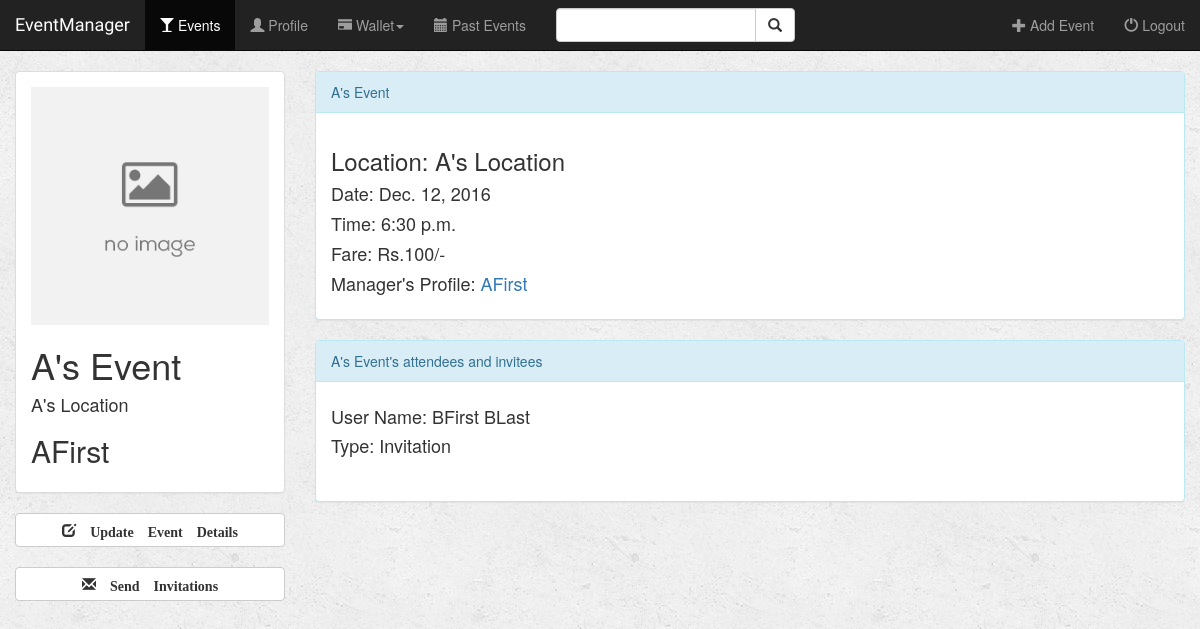
The app's page /event/15/ (signed in), older data.
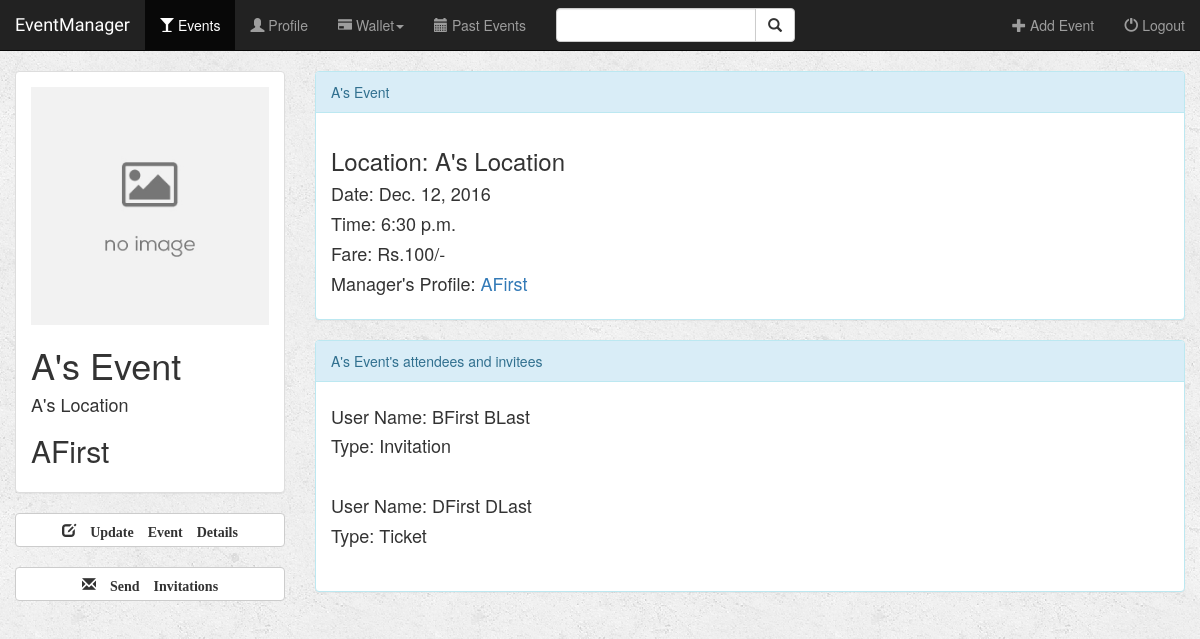
The same page, newer data.
### event/models.py (models this page shows, shortened)
class Ticket(models.Model):
    attendee = models.ForeignKey(User, on_delete=models.CASCADE)
    event = models.ForeignKey(Event, on_delete=models.CASCADE)
    flag = models.BooleanField(null=False)

### event/views.py (the view)
# urls.py: url(r'^(?P<pk>[0-9]+)/$', views.detail, name='detail'),
def detail(request, pk):
    if not request.user.is_authenticated:
        return render(request, 'event/login.html')
    else:
        user = request.user
        event = get_object_or_404(Event, pk=pk)
        tickets = Ticket.objects.filter(event=event)
        return render(request, 'event/detail.html', {'event': event, 'user': user, 'tickets': tickets})

### event/models.py (called while the page is built)
    def __str__(self):
        return self.name + ', ' + self.manager.username

### event/templates/event/detail.html (shortened to what this page needs)
{% extends 'event/base.html' %}
{% block events_active %}active{% endblock %}
{% block body %}
<div class="container-fluid events-container">
    <div class="row">
        <div class="col-sm-4 col-md-3">
            <div class="panel panel-default">
                <div class="panel-body">
                    <img src="{{ event.image.url }}" class="img-responsive">
                    <h1>{{ event.name }}</h1> <h4>{{ event.location }}</h4>
                    <h2>{{ event.manager.first_name }}</h2>
                </div>
            </div>
            {% if event.manager.id == request.user.id %}
                <form action="{% url 'event:update_event' event.id %}" method="post" style="display: inline;">
                    <button type="submit" class="btn btn-default btn-block">
                        <span class="glyphicon glyphicon-edit"><strong> Update Event Details</strong></span>
                    </button>
                </form>
                <br>
                <form action="{% url 'event:invite_users' event.id %}" method="post" style="display: inline;">
                    <button type="submit" class="btn btn-default btn-block">
                        <span class="glyphicon glyphicon-envelope"><strong> Send Invitations</strong></span>
                    </button>
                </form>
            {% endif %}
        </div>
        <div class="col-sm-8 col-md-9">
            <div class="panel panel-info">
                <div class="panel-heading">
                    {{ event.name }}
                </div>
                <div class="panel-body">
                    <h3>Location: {{ event.location }}</h3>
                    <h4>Date: {{ event.date }}</h4>
                    <h4>Time: {{ event.time }}</h4>
                    <h4>Fare: Rs.{{ event.fare }}/-</h4>
                    <h4>Manager's Profile: <a href="{% url 'event:user_profile' event.manager.id %}">{{ event.manager.first_name }}</a></h4>
                </div>
            </div>
            <div class="panel panel-info">
                <div class="panel-heading">
                    {{ event.name }}'s attendees and invitees
                </div>
                <div class="panel-body">
                    {% for ticket in tickets %}
                        <h4>User Name: {{ ticket.attendee.first_name }}  {{ ticket.attendee.last_name }}</h4>
                        <h4>Type: {% if ticket.flag %} Ticket {% else %} Invitation {% endif %}</h4>
                        <br>
                    {% endfor %}
                </div>
            </div>
        </div>
    </div>
</div>
{% endblock %}

Row changes from the older to the newer data that the page shows:
added Ticket: attendee.first_name "DFirst", attendee.last_name "DLast", flag "Ticket"
